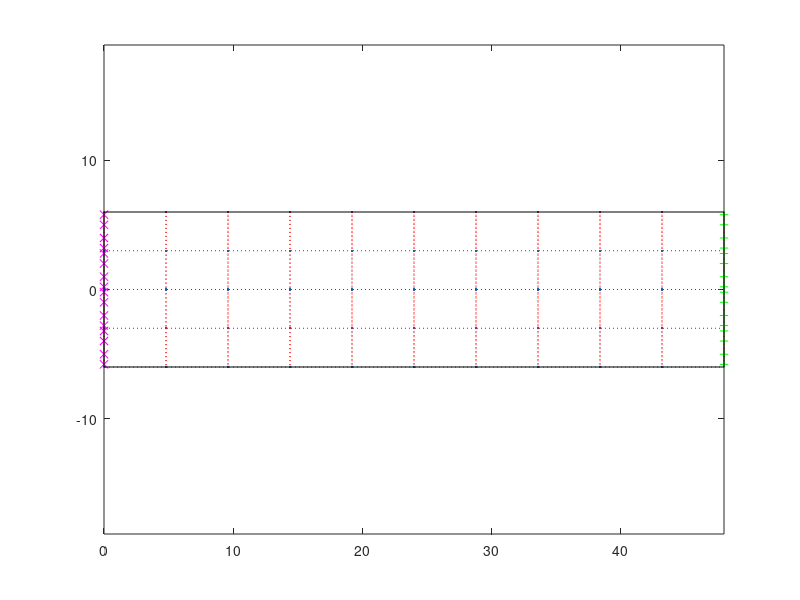

Write the MATLAB code that produced this figure.

function [] = efg2d()

clear;

%%
Lb = 48;
D = 12;

%
young = 30e6;
nu = 0.3;
P = 1000;

% plane stress
Dmat = (young/(1-nu^2)) * [1,nu,0;nu,1,0;0,0,(1-nu)/2];

%
quado = 4;


%% nodes
ndivl = 10;
ndivw = 4;
[x,~,~,numnod] = mesh2(Lb,D,ndivl,ndivw);

% domain of influence
dmax = 3.5;
xspac = Lb / ndivl;
yspac = D / ndivw;
dm(1,1:numnod) = dmax*xspac;
dm(2,1:numnod) = dmax*yspac;

%% quadrature cells
ndivlq = 10;
ndivwq = 4;
[xc,conn,numcell,numq] = mesh2(Lb,D,ndivlq,ndivwq);

%% setup BC
ind1 = 0;
ind2 = 0;
for j = 1:numnod
    % left edge
    if x(1,j) == 0
        ind1 = ind1 + 1;
        nnu(1,ind1) = x(1,j);
        nnu(2,ind1) = x(2,j);
    end
    
    % right edge
    if x(1,j) == Lb
        ind2 = ind2 + 1;
        nt(1,ind2) = x(1,j);
        nt(2,ind2) = x(2,j);
    end
end
lthu = length(nnu);
ltht = length(nt);
ubar = zeros(lthu*2,1);
fext = zeros(numnod*2,1);

% guass points on traction BC
ind = 0;
gauss = pgauss(quado);
for i = 1:(ltht-1)
    ycen = (nt(2,i)+nt(2,i+1))/2;
    jcob = abs(nt(2,i+1)-nt(2,i)) / 2;
    for j = 1:quado
        mark(j) = ycen - gauss(1,j) * jcob;
        ind = ind + 1;
        gst(1,ind) = nt(1,i);
        gst(2,ind) = mark(j);
        gst(3,ind) = gauss(2,j);
        gst(4,ind) = jcob;
    end
end

% gauss points on disp BC
gsu = gst;
gsu(1,:) = 0.0;
qk = zeros(2*lthu,1);


if 1
    figure;
    plot(x(1,:),x(2,:),'.');
    axis equal;
    
    hold on;
    
    % quadrature cells
    for i = 1:numcell
        ii = conn(:,i);
        plot(xc(1,ii),xc(2,ii),'r:');
    end
    
    % gauss points on boundary
    plot(gst(1,:),gst(2,:),'g+', gsu(1,:),gsu(2,:),'mx');
    
    rectangle('Position',[0,-D/2,Lb,D]);
    
    hold off;
end


return
end


function [x,conn,numcell,numq] = mesh2(length,height,ndivl,ndivw)
    
    numcell = ndivl * ndivw;
    numq = (ndivl+1) * (ndivw+1);
    
    dl = length / ndivl;
    dh = height / ndivw;
    
    % coordinates
    for i = 1:ndivl+1
    for j = 1:ndivw+1
        ind = (ndivw+1)*(i-1) + j;
        x(1,ind) = dl * (i-1);
        x(2,ind) = -dh * (j-1) + height/2;
    end
    end
    
    % cell connnectivity
    for j = 1:ndivl
    for i = 1:ndivw
        elemn = (j-1)*ndivw + i;
        nodet(elemn,1) = elemn + (j-1);
        nodet(elemn,2) = nodet(elemn,1) + 1;
        nodet(elemn,3) = nodet(elemn,2) + ndivw + 1;
        nodet(elemn,4) = nodet(elemn,3) - 1;
    end
    end
    
    conn = nodet.';
    
    
    return
end


function [v] = pgauss(k)
    xx1 = sqrt(3/7 + 2/7*sqrt(6/5));
    ww1 = (18-sqrt(30))/36;
    xx2 = sqrt(3/7 - 2/7*sqrt(6/5));
    ww2 = (18+sqrt(30))/36;
    v = [ -xx1, -xx2, xx2, xx1; ww1, ww2, ww2, ww1 ];
    return
end






